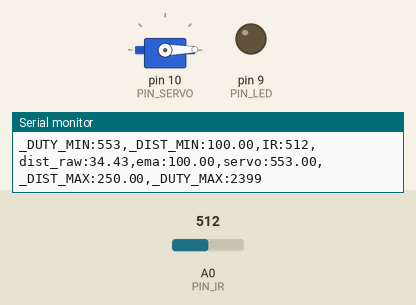
This sketch was run on a simulated Arduino Uno, built with avr-gcc and run on an emulated ATmega328P. Parts: servo, output pins drawn as LEDs (lit = HIGH), the last lines printed to the serial monitor. The inputs (shaded band) are chosen by the test bench; at power-on: A0 (PIN_IR) = 512.

Above: at 1.2 s.
1.3 s: A0 (PIN_IR) set to 355
2.8 s: A0 (PIN_IR) set to 339
At 4.1 s:
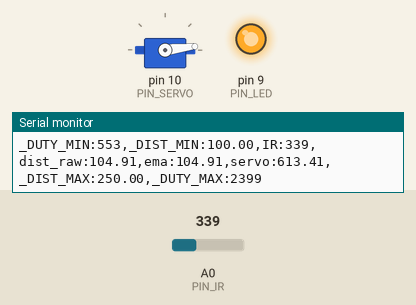
4.5 s: A0 (PIN_IR) set to 306
At 5.7 s:
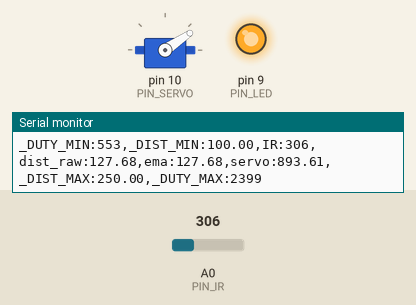
6.2 s: A0 (PIN_IR) set to 240
At 7.8 s:
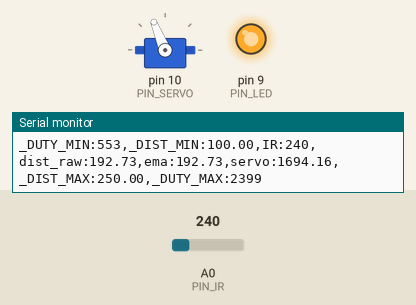
8.1 s: A0 (PIN_IR) set to 260
At 8.6 s:
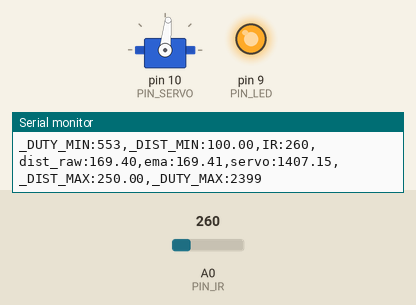
9.7 s: A0 (PIN_IR) set to 122
At 10.7 s:
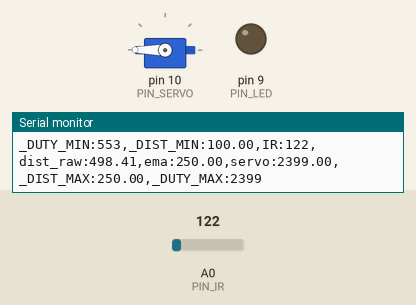
Timing chart, 0 to 12.5 s (numbered marks = the images above; inputs shaded):
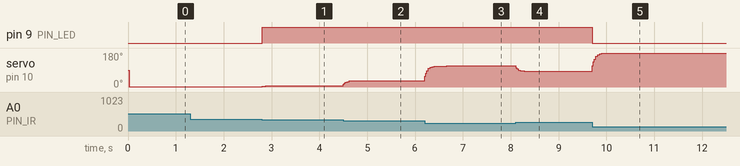

Measured:
- the behaviour switches between 348 and 347 on A0 (PIN_IR) (found by bisection; images 0 and 1)
- after the input at 2.8 s, pin 9 (PIN_LED): LOW → HIGH at once; servo on pin 10 (PIN_SERVO): 1° → 6° at once, → 7° 0.20 s later
- after the input at 4.5 s, servo on pin 10 (PIN_SERVO): 7° → 33° at once, → 34° 0.24 s later
- after the input at 6.2 s, servo on pin 10 (PIN_SERVO): moves from 34° to 112° over 0.46 s, starting at once
- after the input at 8.1 s, servo on pin 10 (PIN_SERVO): 112° → 84° at once
- after the input at 9.7 s, pin 9 (PIN_LED): HIGH → LOW at once; servo on pin 10 (PIN_SERVO): moves from 84° to 180° over 0.30 s, starting at once

The sketch:

17_practice_2.ino
```cpp
#include <Servo.h>

// ---------- Arduino pin assignment ----------
#define PIN_LED   9    // 10~25cm 범위일 때 켜기
#define PIN_SERVO 10   // 서보 핀 (17_example_3.ino 와 동일하게 맞출 것)
#define PIN_IR    A0   // 적외선 센서

// ---------- 거리 범위 (mm) ----------
#define _DIST_MIN 100.0   // 10cm
#define _DIST_MAX 250.0   // 25cm

// ---------- 서보 duty (us) : 본인 서보에 맞게 캘리브레이션 ----------
#define _DUTY_MIN 553     // 0도
#define _DUTY_NEU 1476    // 90도
#define _DUTY_MAX 2399    // 180도

// ---------- 필터/주기 ----------
#define INTERVAL 20       // loop 주기 (ms), 20 이상
#define _EMA_ALPHA 0.3    // 0~1, 작을수록 부드럽지만 반응 느림

Servo myservo;

int a_value;
float dist_raw, dist_filtered, dist_ema = 0.0, dist_prev = _DIST_MIN;
float duty;
unsigned long last_sampling_time = 0;
bool first_run = true;

void setup() {
  pinMode(PIN_LED, OUTPUT);
  myservo.attach(PIN_SERVO);
  myservo.writeMicroseconds(_DUTY_NEU);
  Serial.begin(1000000);
}

void loop() {
  // 주기 맞추기
  if (millis() < last_sampling_time + INTERVAL) return;
  last_sampling_time += INTERVAL;

  // 1) 센서 값 읽기 + 거리 변환 (mm)
  a_value = analogRead(PIN_IR);
  dist_raw = (6762.0 / (a_value - 9) - 4.0) * 10.0 - 60.0;

  // 2) 범위 필터
  bool in_range = (dist_raw >= _DIST_MIN && dist_raw <= _DIST_MAX);
  if (dist_raw < _DIST_MIN || dist_raw > 1000.0 || dist_raw != dist_raw) {
    // 너무 가깝거나 이상값 -> 이전 값 유지
    dist_filtered = dist_prev;
    in_range = false;
  } else if (dist_raw > _DIST_MAX) {
    // 25cm보다 멀면 경계값으로 제한
    dist_filtered = _DIST_MAX;
  } else {
    dist_filtered = dist_raw;
  }
  dist_prev = dist_filtered;

  // 3) EMA 필터
  if (first_run) {
    dist_ema = dist_filtered;
    first_run = false;
  } else {
    dist_ema = _EMA_ALPHA * dist_filtered + (1.0 - _EMA_ALPHA) * dist_ema;
  }

  // 4) LED: 10~25cm 범위일 때 켜기
  digitalWrite(PIN_LED, in_range ? HIGH : LOW);

  // 5) 서보 제어 (map() 사용 금지 -> 직접 계산)
  if (dist_ema <= _DIST_MIN) {
    duty = _DUTY_MIN;
  } else if (dist_ema >= _DIST_MAX) {
    duty = _DUTY_MAX;
  } else {
    duty = _DUTY_MIN +
           (dist_ema - _DIST_MIN) / (_DIST_MAX - _DIST_MIN) * (_DUTY_MAX - _DUTY_MIN);
  }
  myservo.writeMicroseconds((int)duty);

  // 6) 시리얼 플로터 출력
  Serial.print("_DUTY_MIN:"); Serial.print(_DUTY_MIN);
  Serial.print(",_DIST_MIN:"); Serial.print(_DIST_MIN);
  Serial.print(",IR:");        Serial.print(a_value);
  Serial.print(",dist_raw:");  Serial.print(dist_raw);
  Serial.print(",ema:");       Serial.print(dist_ema);
  Serial.print(",servo:");     Serial.print(duty);
  Serial.print(",_DIST_MAX:"); Serial.print(_DIST_MAX);
  Serial.print(",_DUTY_MAX:"); Serial.print(_DUTY_MAX);
  Serial.println("");
}
```
